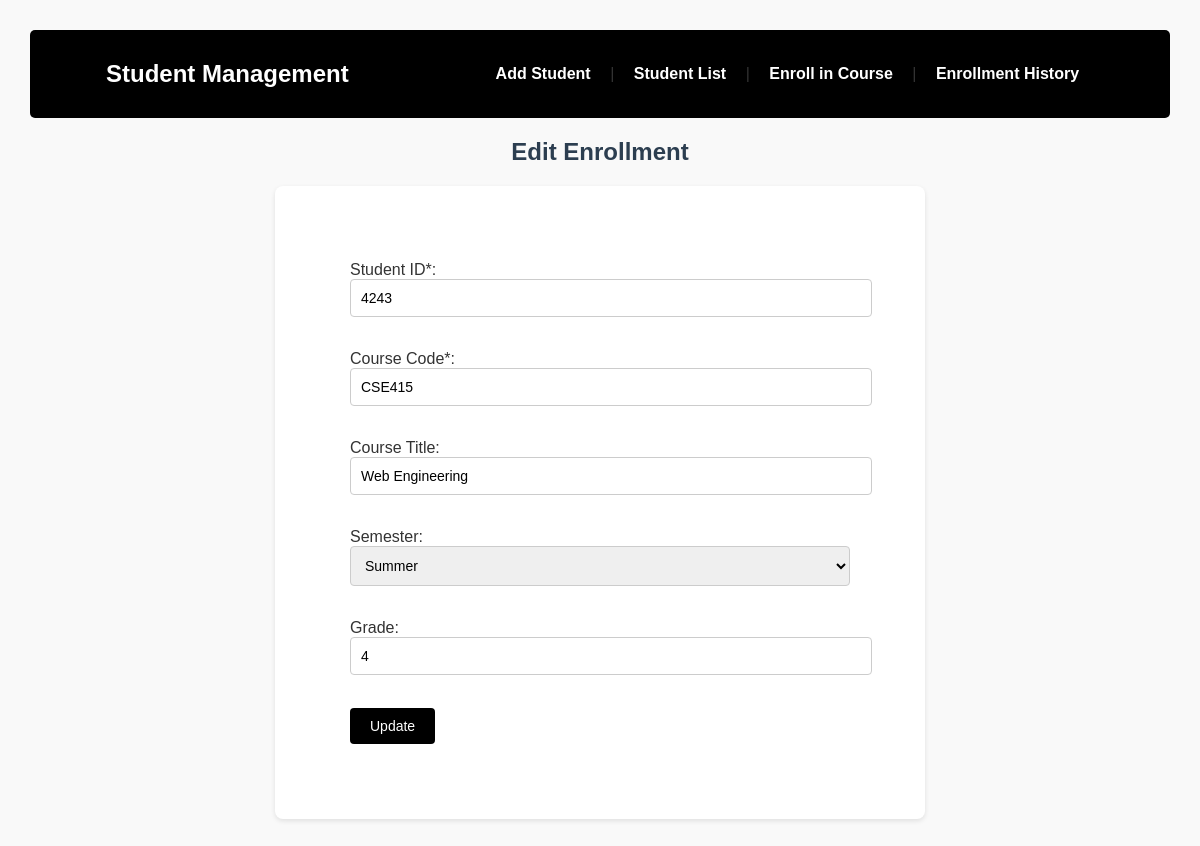
Screenshot of /edit_enroll.php?id=2 with the database file from the repository.
### tables this page shows
CREATE TABLE `enrollments` (
  `id` int(11) NOT NULL,
  `student_id` varchar(20) NOT NULL,
  `course_code` varchar(20) NOT NULL,
  `course_title` varchar(100) DEFAULT NULL,
  `semester` varchar(20) DEFAULT NULL,
  `grade` varchar(5) DEFAULT NULL
);

### edit_enroll.php (the view, shortened to what this page needs)
<?php include 'db.php'; ?>
<!DOCTYPE html>
<html>
<head>
    <link rel="stylesheet" href="style.css">
</head>
<body>
<?php include 'navbar.php'; ?>
<h2>Edit Enrollment</h2>
<?php
$id = $_GET['id'];
$result = $conn->query("SELECT * FROM enrollments WHERE id=$id");
$data = $result->fetch_assoc();
?>
<form method="POST">
    Student ID*: <input type="text" name="student_id" value="<?= $data['student_id'] ?>" required><br><br>
    Course Code*: <input type="text" name="course_code" value="<?= $data['course_code'] ?>" required><br><br>
    Course Title: <input type="text" name="course_title" value="<?= $data['course_title'] ?>"><br><br>
    Semester:
    <select name="semester">
        <option <?= $data['semester'] == 'Summer' ? 'selected' : '' ?>>Summer</option>
    </select><br><br>
    Grade: <input type="text" name="grade" value="<?= $data['grade'] ?>"><br><br>
    <button type="submit">Update</button>
</form>
</body>
</html>

### style.css (style rules this page uses)
body { font-family: Arial, sans-serif; margin: 30px; background-color: #f9f9f9; color: #333; }
h2 { color: #2c3e50; }
form { background-color: #fff; padding: 75px; border-radius: 8px; box-shadow: 0 2px 5px rgba(0,0,0,0.1); max-width: 500px; width: 90%; margin: 0 auto 30px auto; }
input[type="text"], input[type="email"], input[type="date"], select, textarea { width: 100%; padding: 10px; margin-bottom: 15px; border: 1px solid #ccc; border-radius: 4px; font-size: 14px; }
button { background-color: black; color: white; padding: 10px 20px; border: none; font-size: 14px; border-radius: 4px; cursor: pointer; }
h2, h3 { text-align: center; }

### rows the page displays
enrollments: student_id "4243", course_code "CSE415", course_title "Web Engineering", semester "Summer", grade "4"
